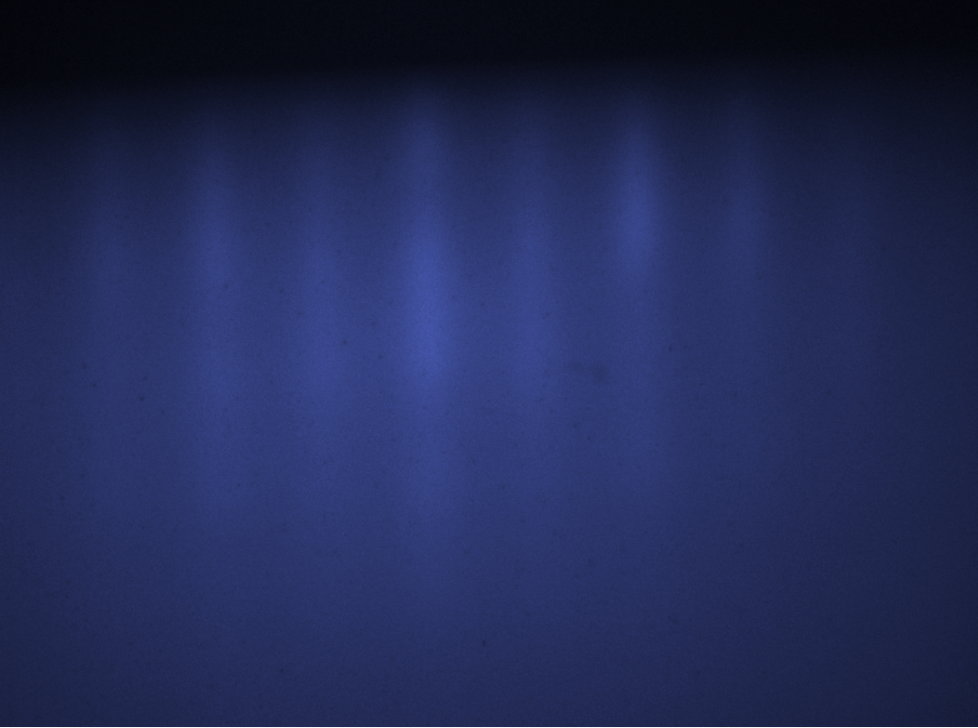
#> input picture data/raw/mbe/10.1.png, 978 x 728 px; its folder holds only this picture in this run
$ python physicsanalyzer.py
#> lines starting #> are read from the running program, lines starting #| are printed output that depends on the picture
import os
import cv2
import numpy as np
import pandas as pd
import matplotlib.pyplot as plt
from scipy.signal import find_peaks, savgol_filter
from scipy.optimize import curve_fit

# --- CONFIGURATION ---
BASE_FOLDERS = {
    "mbe": "data/raw/mbe",
    "mbesubstrate": "data/raw/mbesubstrate",
    "test": "data/raw/test",
}
OUTPUT_DIR = "data/processed/physics_analysis"
DIAG_DIR = os.path.join(OUTPUT_DIR, "diagnostics")
TARGET_WIDTH = 1024
EPSILON = 1e-7


# --- MATHEMATICAL MODELS ---
def lorentzian(x, amp, ctr, hwhm):
    """Standard Lorentzian for single streaks."""
    return amp * hwhm**2 / ((x - ctr) ** 2 + hwhm**2)


def double_lorentzian(x, a1, c1, w1, a2, c2, w2):
    """Sum of two Lorentzians to handle saturated/split center peaks."""
    return lorentzian(x, a1, c1, w1) + lorentzian(x, a2, c2, w2)


def fit_zone(x_local, y_local, p_loc, is_center, is_substrate):
    """Fits the appropriate model to a local peak region."""
    try:
        if is_center and is_substrate:
            # Substrate Center: Doublet Fit
            # Seeds: [Amp1, Ctr1, Wid1, Amp2, Ctr2, Wid2]
            p0 = [np.max(y_local), p_loc - 15, 12, np.max(y_local), p_loc + 15, 12]
            popt, _ = curve_fit(double_lorentzian, x_local, y_local, p0=p0, maxfev=4000)
            # FWHM = Distance between centers + sum of HWHMs
            fwhm = abs(popt[1] - popt[4]) + (abs(popt[2]) + abs(popt[5]))
            return double_lorentzian(x_local, *popt), fwhm
        else:
            # Growth Streaks or Side Peaks: Single Fit
            p0 = [np.max(y_local), p_loc, 15]
            popt, _ = curve_fit(lorentzian, x_local, y_local, p0=p0, maxfev=3000)
            return lorentzian(x_local, *popt), abs(popt[2] * 2)
    except:
        # Fallback if fit fails to converge
        return np.zeros_like(x_local), 0.0


def process_rheed(image_path, group, subgroup):
    # 1. Image Prep
    img_raw = cv2.imread(image_path, 0)
    if img_raw is None:
        return None
    img = cv2.resize(img_raw, (TARGET_WIDTH, TARGET_WIDTH))
    filename = os.path.basename(image_path)
    is_substrate = ".3" in filename

    # 2. Advanced Background & Smoothing
    profile = np.mean(img[TARGET_WIDTH // 2 - 30 : TARGET_WIDTH // 2 + 30, :], axis=0)
    smoothed = savgol_filter(profile, 31, 3)
    # Pull the baseline to zero so Lorentzians can converge
    baseline = np.percentile(smoothed, 15 if is_substrate else 10)
    clean_y = np.maximum(smoothed - baseline, 0)

    # 3. Dynamic Peak Seeding
    # Look for 3 tallest peaks, min distance 100px apart
    peaks, props = find_peaks(clean_y, height=np.max(clean_y) * 0.15, distance=100)
    if len(peaks) < 1:
        return None
    best_peaks = sorted(peaks[np.argsort(props["peak_heights"])[-3:]])
    center_idx = np.argmin(np.abs(np.array(best_peaks) - 512))

    # 4. Fitting Logic
    fwhm_results = [0.0, 0.0, 0.0]
    visual_model = np.zeros(TARGET_WIDTH)

    for i, p_loc in enumerate(best_peaks):
        win = 85  # Window for local fit
        x_idx = np.arange(max(0, p_loc - win), min(TARGET_WIDTH, p_loc + win))
        curve, fwhm = fit_zone(
            x_idx, clean_y[x_idx], p_loc, (i == center_idx), is_substrate
        )
        visual_model[x_idx] += curve
        fwhm_results[i] = fwhm

    # 5. Flatness Calculation
    center_col = int(best_peaks[center_idx])
    v_prof = img[:, center_col].astype(float)
    flatness = np.clip(1.0 - (np.std(v_prof) / (np.mean(v_prof) + EPSILON)), 0, 1)

    # 6. Final Visualization (Verification)
    plt.figure(figsize=(10, 4))
    plt.subplot(1, 2, 1)
    plt.imshow(img, cmap="gray")
    for p in best_peaks:
        plt.axvline(p, color="lime", ls="--", alpha=0.5)
    plt.title(f"{filename}")

    plt.subplot(1, 2, 2)
    plt.plot(clean_y, "k", alpha=0.3, label="Data")
    plt.plot(visual_model, "r", lw=2, label="Lorentz Model")
    plt.title(
        f"{'SUBSTRATE' if is_substrate else 'GROWTH'} | FWHM_C: {fwhm_results[1]:.1f}"
    )
    plt.legend(prop={"size": 8})

    plt.savefig(os.path.join(DIAG_DIR, f"diag_{filename}.jpg"))
    plt.close()

    return {
        "mode": "Substrate" if is_substrate else "Growth",
        "group": group,
        "filename": filename,
        "fwhm_L": round(fwhm_results[0], 2),
        "fwhm_C": round(fwhm_results[1], 2),
        "fwhm_R": round(fwhm_results[2], 2),
        "sharpness": round(100 / (fwhm_results[1] + EPSILON), 2),
        "flatness": round(flatness, 3),
    }


# --- BATCH EXECUTION ---
if __name__ == "__main__":
    for d in [OUTPUT_DIR, DIAG_DIR]:
        if not os.path.exists(d):
            os.makedirs(d)

    all_res = []
    for label, base_path in BASE_FOLDERS.items():
        if not os.path.exists(base_path):
            continue
        for root, _, files in os.walk(base_path):
            for f in files:
                if f.lower().endswith((".png", ".jpg", ".jpeg")):
                    res = process_rheed(os.path.join(root, f), label, root)
#> in process_rheed, `img_raw = cv2.imread(image_path, 0)`:
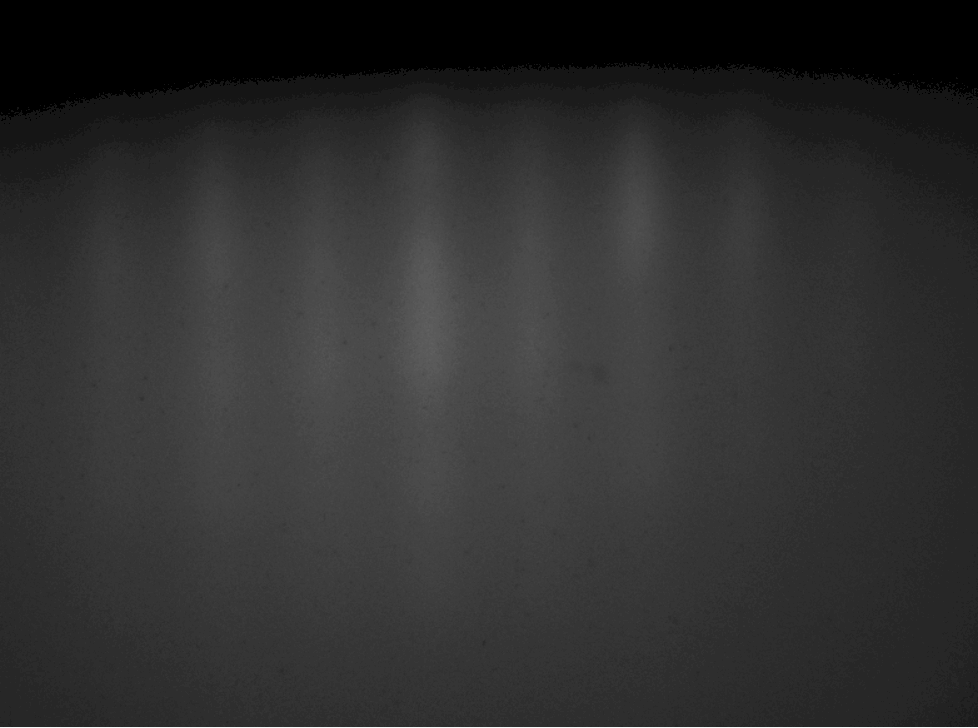
#> img_raw: shape (728, 978); min 0, max 245, mean 47
#> in process_rheed, `img = cv2.resize(img_raw, (TARGET_WIDTH, TARGET_WIDTH))`:
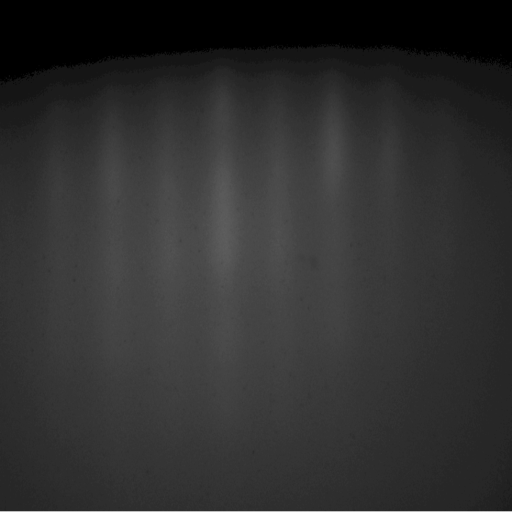
#> img: shape (1024, 1024) (shown at 1/2 size); min 0, max 245, mean 47
#> in process_rheed, `profile = np.mean(img[TARGET_WIDTH // 2 - 30 : TARGET_WIDTH // 2 + 30,..`: profile = 1024 values, max 89 at index 451, min 39 at index 1021, mean 62.97
#> in process_rheed, `smoothed = savgol_filter(profile, 31, 3)`: smoothed = 1024 values, max 88.37 at index 449, min 39.06 at index 1023, mean 62.97
#> in process_rheed, `baseline = np.percentile(smoothed, 15 if is_substrate else 10)`: baseline = 45.98
#> in process_rheed, `clean_y = np.maximum(smoothed - baseline, 0)`: clean_y = 1024 values, max 42.39 at index 449, min 0 at index 921, mean 17.33
#> in process_rheed, `peaks, props = find_peaks(clean_y, height=np.max(clean_y) * 0.15, dist..`: peaks = [122, 232, 340, 449, 554, 666, 776]; props = {'peak_heights': [15.58, 27.18, 32.75, 42.39, 31.21, 22.57, 11.89]}
#> in process_rheed, `best_peaks = sorted(peaks[np.argsort(props["peak_heights"])[-3:]])`: best_peaks = [340, 449, 554]
#> in process_rheed, `center_idx = np.argmin(np.abs(np.array(best_peaks) - 512))`: center_idx = 2
#> the loop in process_rheed, `for i, p_loc in enumerate(best_peaks):` made 3 passes
#> (p_loc, p0 in fit_zone, popt in fit_zone, fwhm) on passes 1 to 3: (340, [35.55, 340, 15], [30.23, 382.8, 207.4], 414.7), (449, [42.39, 449, 15], [38.13, 447.4, 102.1], 204.3), (554, [36.35, 554, 15], [30.32, 494.6, 181.6], 363.3)
#> after the loop in process_rheed, `for i, p_loc in enumerate(best_peaks):`: fwhm_results = [414.7, 204.3, 363.3]; visual_model = 1024 values, max 66.23 at index 469, min 0 at index 0, mean 14.26
#> in process_rheed, `center_col = int(best_peaks[center_idx])`: center_col = 554
#> in process_rheed, `v_prof = img[:, center_col].astype(float)`: v_prof = 1024 values, max 245 at index 1023, min 0 at index 0, mean 55.98
#> in process_rheed, `flatness = np.clip(1.0 - (np.std(v_prof) / (np.mean(v_prof) + EPSILON)..`: flatness = 0.59
#> the loop in process_rheed, `for p in best_peaks:` made 3 passes
#> p on passes 1 to 3: 340, 449, 554
#> in process_rheed, `plt.savefig(os.path.join(DIAG_DIR, f"diag_{filename}.jpg"))`:
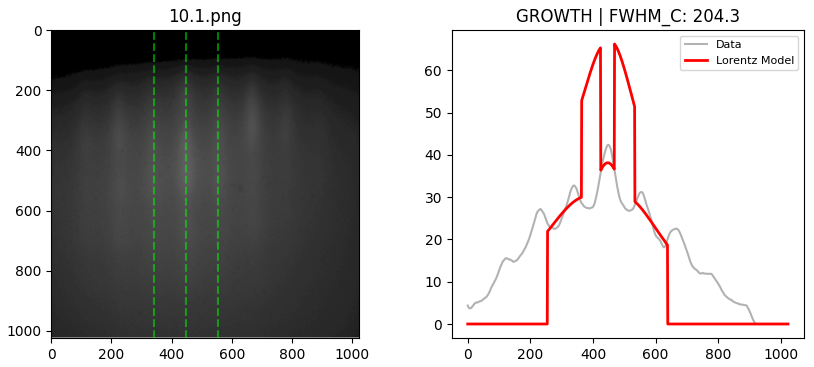
#> figure drawn by matplotlib, 2 panels; panel 2: curve peaks at x = 449, y = 42.39; panel 2: curve peaks at x = 469, y = 66.23
                    if res:
                        all_res.append(res)

    df = pd.DataFrame(all_res)
#> df = table of 1 rows and 8 columns
    # Save separate reports for cleaner analysis
    df[df["mode"] == "Substrate"].to_csv(
        os.path.join(OUTPUT_DIR, "substrate_only.csv"), index=False
    )
    df[df["mode"] == "Growth"].to_csv(
        os.path.join(OUTPUT_DIR, "growth_only.csv"), index=False
    )
    print(
        "Done! Check 'substrate_only.csv' and 'growth_only.csv' in the processed folder."
    )
